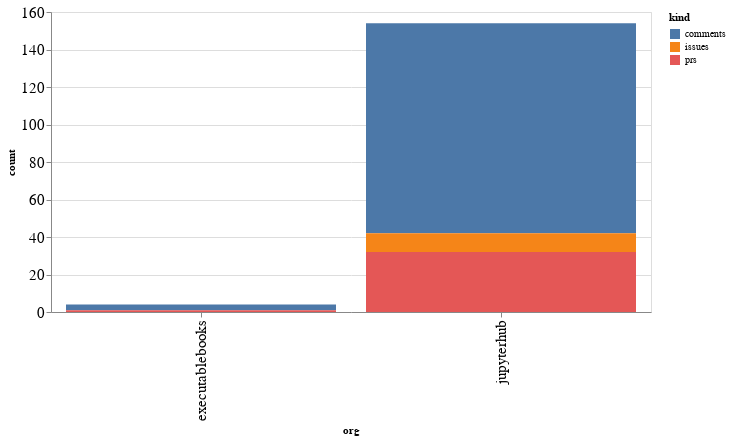

Here is the notebook cell this chart was saved with:
### Code cell
alt.Chart(org_summaries, width=600).mark_bar().encode(
    x='org',
    y='count',
    color='kind',
    tooltip="org"
)

### Figure 1 — Vega-Lite specification as saved in the notebook (floating-point values rounded to 4 significant figures)
{"config": {"axisLeft": {"labelFontSize": 15}, "axisBottom": {"labelFontSize": 15}}, "data": {"name": "data-da90ef457da59cf2e0c36bb00d77eaee"}, "mark": "bar", "encoding": {"color": {"type": "nominal", "field": "kind"}, "tooltip": {"type": "nominal", "field": "org"}, "x": {"type": "nominal", "field": "org"}, "y": {"type": "quantitative", "field": "count"}}, "width": 600, "$schema": "https://vega.github.io/schema/vega-lite/v4.8.1.json", "datasets": {"data-da90ef457da59cf2e0c36bb00d77eaee": [{"org": "executablebooks", "kind": "comments", "count": 3}, {"org": "executablebooks", "kind": "prs", "count": 1}, {"org": "jupyterhub", "kind": "comments", "count": 112}, {"org": "jupyterhub", "kind": "issues", "count": 10}, {"org": "jupyterhub", "kind": "prs", "count": 32}]}}
